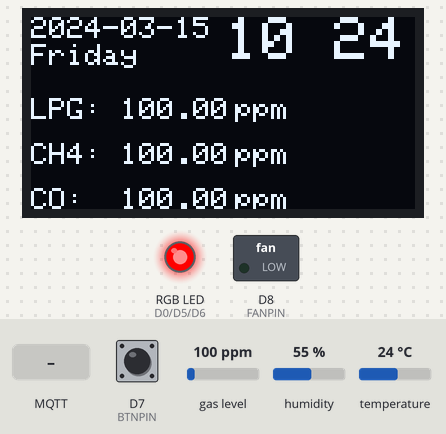
A sketch run on a simulated ESP8266 (Wemos D1 mini). On the bench: 128×64 one-colour display, switched loads named in the sketch (green lamp = pin HIGH), an RGB LED mixed from three pins (HIGH = lit). The test bench sets the inputs (shaded band); at power-on: gas level 100 ppm, humidity 55 %, D7 (BTNPIN) LOW, temperature 24 °C. The display library's start-up logo is not drawn; the local clock reads 2024-03-15 10:24:30 at power-on unless the sketch sets it; no MQTT or app messages arrive unless stated; what the sketch prints to the serial monitor is not drawn.

Above: at 3.2 s.
3.3 s: gas level set to 39 ppm
At 5.0 s:
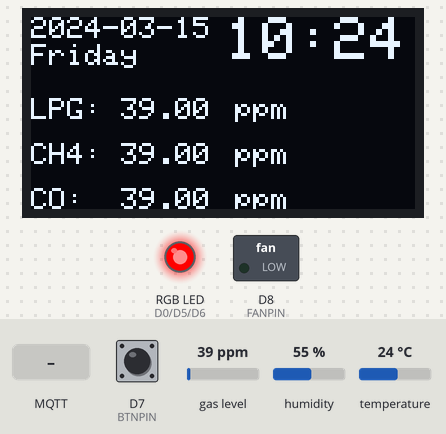
6.8 s: gas level set to 31 ppm
At 8.3 s:
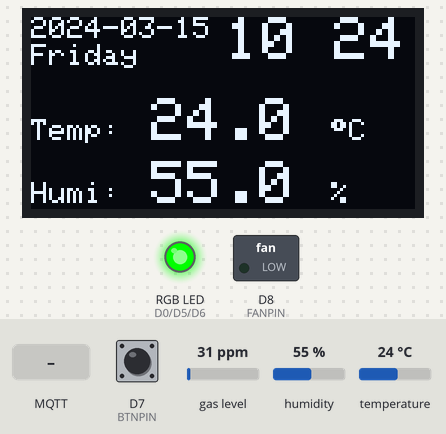
11.0 s: MQTT message "1" arrives on the first subscribed topic
At 12.5 s:
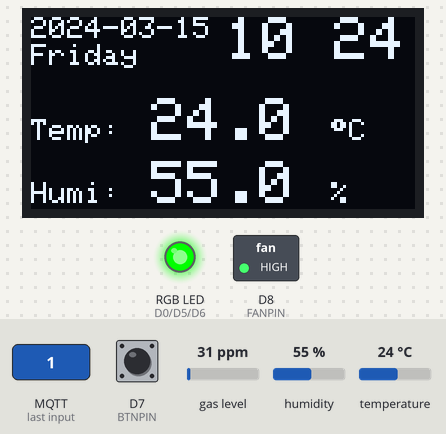
15.2 s: gas level set to 250 ppm
At 16.8 s:
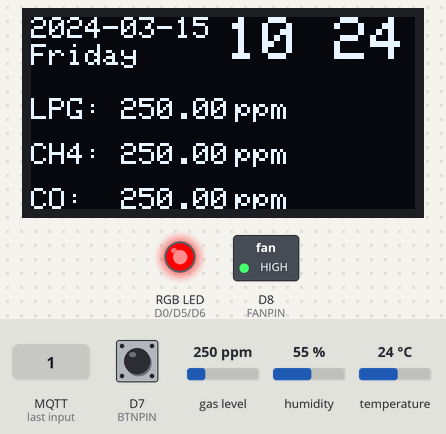
19.4 s: gas level set to 20 ppm
At 20.8 s:
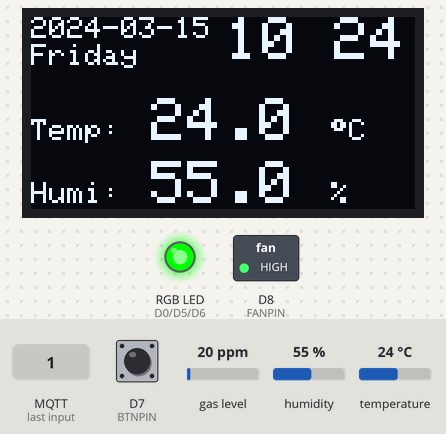
21.7 s: humidity set to 22 %
At 23.2 s:
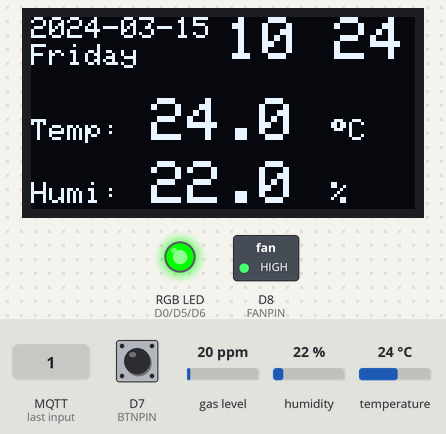
Timing chart, 0 to 24.7 s (numbered marks = the images above; inputs shaded):
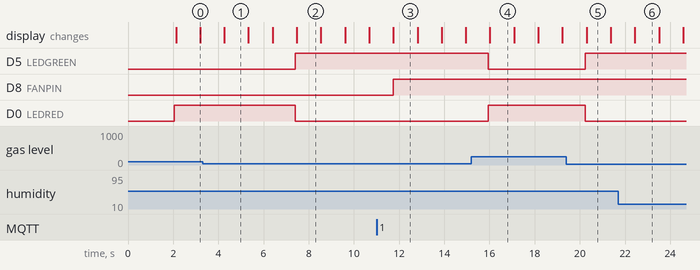

Measured:
- the behaviour switches between 35 and 34 ppm on gas level (found by bisection; images 1 and 2)
- after the input at 3.3 s, the display: changes after 0.96 s (image 1)
- after the input at 6.8 s, D5 (LEDGREEN): LOW → HIGH after 0.60 s; D0 (LEDRED): HIGH → LOW after 0.60 s; the display: changes after 0.67 s (image 2)
- after the input at 11.0 s, D8 (FANPIN): LOW → HIGH after 0.75 s
- after the input at 15.2 s, D5 (LEDGREEN): HIGH → LOW after 0.76 s; D0 (LEDRED): LOW → HIGH after 0.76 s; the display: changes after 0.82 s (image 4)
- after the input at 19.4 s, D5 (LEDGREEN): LOW → HIGH after 0.83 s; D0 (LEDRED): HIGH → LOW after 0.83 s; the display: changes after 0.90 s (image 5)
- after the input at 21.7 s, the display: changes after 0.74 s (image 6)

The sketch:

gasAnalyser.ino
```cpp
#include <SPI.h>
#include <Wire.h>
#include <Adafruit_GFX.h>
#include <Adafruit_SSD1306.h>
#include "Adafruit_Sensor.h"
#include "Adafruit_AM2320.h"
#include <RTClib.h>
#include <MQUnifiedsensor.h>
#include "EspMQTTClient.h"

#define LEDRED D0
#define LEDGREEN D5
#define LEDBLUE D6
#define BTNPIN 13   // pin D7
#define FANPIN D8

unsigned long lastBlink;
bool secondVisible = 1;
bool btnLast = LOW;
bool btnCurrent = LOW;
bool screenPos = 0;
String payloadLocal = "off";

// Клиент MQTT
EspMQTTClient client(
  "hamann",
  "Dl34pmkU",
  "192.168.31.247",  // MQTT Broker server ip
  "hamann",   // Can be omitted if not needed
  "Dl34pmkU",   // Can be omitted if not needed
  "WemosKitchen",     // Client name that uniquely identify your device
  1883              // The MQTT port, default to 1883. this line can be omitted
);

// Дисплей OLED SSD1306 128x64
#define SCREEN_WIDTH   128
#define SCREEN_HEIGHT  64
#define OLED_RESET     D4
#define SCREEN_ADDRESS 0x3C
Adafruit_SSD1306 display(SCREEN_WIDTH, SCREEN_HEIGHT, &Wire, OLED_RESET);

// Часы реального времени
RTC_DS1307 rtc;
char daysOfTheWeek[7][12] = {"Sunday", "Monday", "Tuesday", "Wednesday", "Thursday", "Friday", "Saturday"};

// Датчик MQ-9
#define Board              ("ESP8266")
#define Pin                (A0)
#define Type               ("MQ-9")
#define Voltage_Resolution (5)
#define ADC_Bit_Resolution (10)
#define RatioMQ9CleanAir   (9.6)
MQUnifiedsensor MQ9(Board, Voltage_Resolution, ADC_Bit_Resolution, Pin, Type);

// Датчик температуры и влажности AM2320
Adafruit_AM2320 am2320 = Adafruit_AM2320();

void setup() {
  Serial.begin(9600);

// Инициализация дисплея OLED SSD1306
  if(!display.begin(SSD1306_SWITCHCAPVCC, SCREEN_ADDRESS)) {
    Serial.println(F("SSD1306 allocation failed"));
    for(;;); // Don't proceed, loop forever
  }

// Инициализация кнопки и RGB-светодиода
  pinMode(BTNPIN, INPUT);
  pinMode(LEDRED, OUTPUT);
  pinMode(LEDGREEN, OUTPUT);
  pinMode(LEDBLUE, OUTPUT);
  pinMode(FANPIN, OUTPUT);
  digitalWrite(LEDRED, LOW);
  digitalWrite(LEDGREEN, LOW);
  digitalWrite(LEDBLUE, LOW);
  digitalWrite(FANPIN, LOW);

// Инициализация RTC DS1307
#ifndef ESP8266
  while (!Serial); // wait for serial port to connect. Needed for native USB
#endif
  if (! rtc.begin()) {
    Serial.println("Couldn't find RTC");
    Serial.flush();
    while (1) delay(10);
  }
  if (! rtc.isrunning()) {
    Serial.println("RTC is NOT running, let's set the time!");
    rtc.adjust(DateTime(F(__DATE__), F(__TIME__)));
  }

// Инициализация датчика MQ-9
  MQ9.setRegressionMethod(1);
  MQ9.init();
  Serial.print("Calibrating please wait.");
  float calcR0 = 0;
  for(int i = 1; i<=10; i ++)
  {
    MQ9.update(); // Update data, the arduino will be read the voltage on the analog pin
    calcR0 += MQ9.calibrate(RatioMQ9CleanAir);
    Serial.print(".");
  }
  MQ9.setR0(calcR0/10);
  Serial.println("  done!.");

// Инициализация датчика AM2320
  am2320.begin();

  client.publish("wemos/fan/set", "off");

  display.display();
  delay(2000);
}

// This function is called once everything is connected (Wifi and MQTT)
// WARNING : YOU MUST IMPLEMENT IT IF YOU USE EspMQTTClient
void onConnectionEstablished() {
}

void loop() {
  btnCurrent = digitalRead(BTNPIN);
  if ((btnCurrent == HIGH)) {
    screenPos = !screenPos;
  }

// Получаем данные с датччика MQ-9
  MQ9.update();
  MQ9.setA(1000.5); MQ9.setB(-2.186);
  float LPG = MQ9.readSensor();
  MQ9.setA(4269.6); MQ9.setB(-2.648);
  float CH4 = MQ9.readSensor();
  MQ9.setA(599.65); MQ9.setB(-2.244);
  float CO = MQ9.readSensor();
// Индикация светодиодом
  if ((LPG < 40) && (CH4 < 50) && (CO < 35)) {
    digitalWrite(LEDRED, LOW);
    digitalWrite(LEDGREEN, HIGH);
    digitalWrite(LEDBLUE, LOW);
//    digitalWrite(FANPIN, LOW);
    screenPos = 0;
  } else {
    digitalWrite(LEDRED, HIGH);
    digitalWrite(LEDGREEN, LOW);
    digitalWrite(LEDBLUE, LOW);
//    digitalWrite(FANPIN, HIGH);
    screenPos = 1;
  }

  DateTime now = rtc.now();

// Получаем данные с датчика AM2320
  float temperature = am2320.readTemperature();
  float humidity = am2320.readHumidity();

// Вывод даты на дисплей
  display.clearDisplay();
  display.setTextSize(1);
  display.setTextColor(WHITE);
  display.setCursor(0,0);
  display.print(now.year());
  display.print("-");
  if (now.month() < 10) {
    display.print("0");
    display.print(now.month());
  } else {
    display.print(now.month());
  }
  display.print("-");
  if (now.day() < 10) {
    display.print("0");
    display.print(now.day());
  } else {
     display.print(now.day());
  }
  display.setCursor(0,9);
  display.print(daysOfTheWeek[now.dayOfTheWeek()]);

// Вывод времени на дисплей
  display.setTextSize(2);
  display.setCursor(65,0);
  if (now.hour() < 10) {
    display.print("0");
    display.print(now.hour());
  } else {
    display.print(now.hour());
  }
  lastBlink = millis();
  if (secondVisible == 1 && (millis() - lastBlink < 1000)) {
    display.print(":");
    secondVisible = 0;
  } else {
    display.print(" ");
    secondVisible = 1;
  }
  if (now.minute() < 10) {
    display.print("0");
    display.print(now.minute());
  } else {
    display.print(now.minute());
  }

  switch (screenPos) {
    case 0:
      display.setTextSize(1); display.setCursor(0,34); display.print("Temp: ");
      display.setTextSize(2); display.setCursor(40,27); display.print(temperature, 1);
      display.setTextSize(1); display.setCursor(100,34); display.print((char)247); display.print("C");
      display.setTextSize(1); display.setCursor(0,55); display.print("Humi: ");
      display.setTextSize(2); display.setCursor(40,48); display.print(humidity, 1);
      display.setTextSize(1); display.setCursor(100,55); display.print("%");
      break;
    case 1:
      // Вывод на дисплей концентрации газов
      display.setTextSize(1);
      display.setCursor(0,27);
      display.print("LPG: "); display.print(LPG);
      display.setCursor(50,27); display.print("   ppm");
      display.setCursor(0,42);
      display.print("CH4: "); display.print(CH4);
      display.setCursor(50,42); display.print("   ppm");
      display.setCursor(0,57);
      display.print("CO:  "); display.print(CO);
      display.setCursor(50,57); display.print("   ppm");
      break;
  }
  display.display();

  client.publish("wemos/mq9/lpg", String(LPG));
  client.publish("wemos/mq9/ch4", String(CH4));
  client.publish("wemos/mq9/co", String(CO));
  client.publish("wemos/am2320/temperature", String(temperature, 1));
  client.publish("wemos/am2320/humidity", String(humidity, 0));
  client.publish("wemos/online", "Подключено");
  client.publish("wemos/state_topic", "1");
  client.publish("wemos/fan/set", payloadLocal);

  client.subscribe("home/kitchen/fan/set", [](const String & payload) {

    if (payload == "1") {
      payloadLocal = "on";
      digitalWrite(FANPIN, HIGH);
//      client.publish("wemos/fan/set", "on");
    } else {
      payloadLocal = "off";
      digitalWrite(FANPIN, LOW);
//      client.publish("wemos/fan/set", "off");
    }
  });

//  Serial.println(LPG);
//  Serial.println(CH4);
//  Serial.println(CO);

  client.loop();
  delay(1000);
}
```
